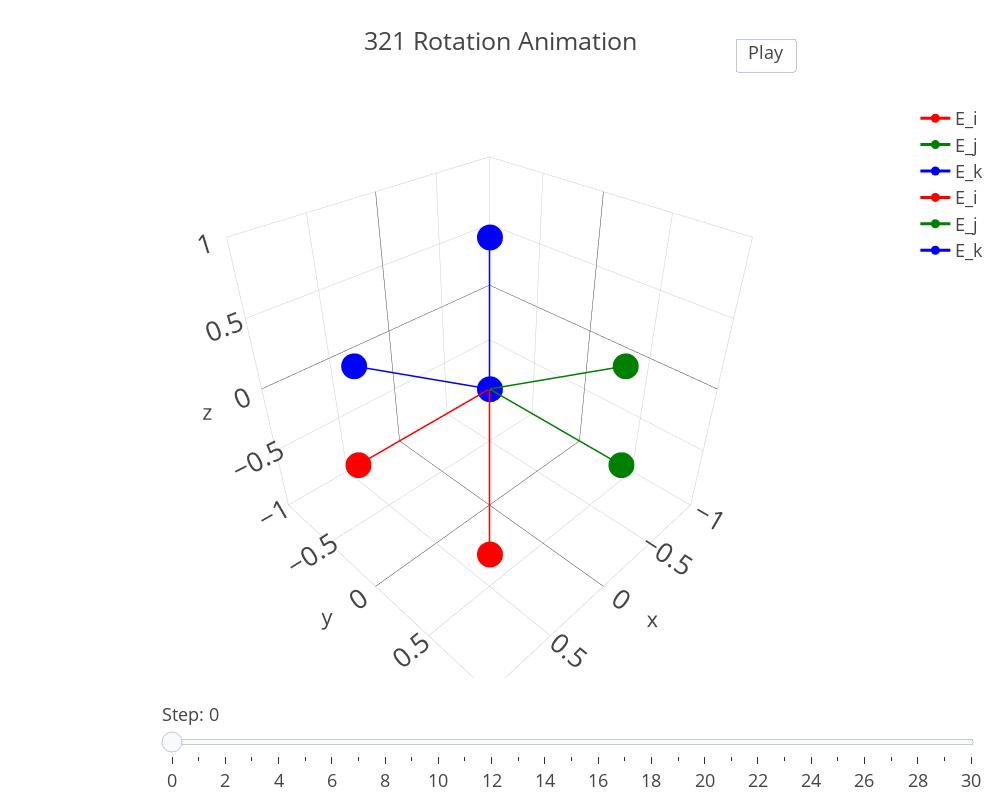

The notebook cell this image was saved under:
### Code cell
# Initialize the figure
fig = go.Figure()

# Initialize the identity matrix for the N-frame
N_frame = np.eye(3)

# Define a list of tuples containing the vector, its name, and its color for static and initial dynamic display
n_vectors = [(N_frame[:, i], f'N_{chr(105+i)}', color) for i, color in enumerate(['red', 'green', 'blue'])]

# Adding Static N-frame Vectors
for vec, name, color in n_vectors:
    fig.add_trace(go.Scatter3d(x=[0, vec[0]], y=[0, vec[1]], z=[0, vec[2]],
                               mode='lines+markers', name=name + " (static)",
                               marker=dict(color=color), line=dict(dash='dot', color=color)))

# Adding Initial Dynamic E-frame Vectors
for vec, name, color in n_vectors:
    fig.add_trace(go.Scatter3d(x=[0, vec[0]], y=[0, vec[1]], z=[0, vec[2]],
                               mode='lines+markers', name='E' + name[1:],  # Using 'E' prefix
                               marker=dict(color=color), line=dict(dash='solid', color=color)))  # Ensure solid line for dynamic traces

# Animation frames
frames = []
steps = 30
target_theta_x_deg, target_theta_y_deg, target_theta_z_deg = 45, 45, 45
steps_per_rotation = steps // 3

# Animation Frames: Only Update Dynamic E-frame Vectors
for frame in range(steps + 1):
    # Rotation logic here
    # Apply the rotation to the original N-frame basis vectors to get E-frame
    E_frame = np.dot(R, N_frame.T)
    
    # Prepare frame data for the current orientation of the E-frame
    frame_data = [go.Scatter3d(x=[0, E_frame[:, i][0]], y=[0, E_frame[:, i][1]], z=[0, E_frame[:, i][2]],
                               mode='lines+markers', name=f'E_{chr(105+i)}', 
                               marker=dict(color=['red', 'green', 'blue'][i]), line=dict(dash='solid', color=['red', 'green', 'blue'][i])) for i in range(3)]
    frames.append(go.Frame(data=frame_data, name=str(frame)))

# Apply frames to the figure
fig.frames = frames

# Add a slider and play button
fig.update_layout(updatemenus=[dict(type="buttons", 
                                    showactive=False, 
                                    y=1.05, x=0.8, 
                                    xanchor='left', 
                                    yanchor='bottom',
                                    buttons=[dict(label='Play',
                                                  method='animate',
                                                  args=[None, dict(frame=dict(duration=100, redraw=True), fromcurrent=True, mode='immediate')])])],
                  sliders=[dict(steps=[dict(method='animate', 
                                            args=[[f.name], dict(mode='immediate', frame=dict(duration=100, redraw=True), fromcurrent=True)], label=str(k)) for k, f in enumerate(fig.frames)], 
                                x=0.1, y=0, 
                                currentvalue=dict(visible=True, prefix='Step: '))])

# Set the layout
fig.update_layout(width=1000, 
                  height=800, 
                  template='presentation',
                  scene=dict(aspectmode='cube', 
                             xaxis=dict(range=[-1, 1], autorange=False),
                             yaxis=dict(range=[-1, 1], autorange=False), 
                             zaxis=dict(range=[-1, 1], autorange=False)),
                  title='321 Rotation Animation')

# Show the figure
iplot(fig)

### Figure 1 — Plotly figure (JSON) as saved in the notebook; plotly's stock layout.template omitted (floating-point values rounded to 4 significant figures)
{"data": [{"line": {"color": "red", "dash": "solid"}, "marker": {"color": "red"}, "mode": "lines+markers", "name": "E_i", "type": "scatter3d", "x": [0, 0.5], "y": [0, 0.5], "z": [0, -0.7071]}, {"line": {"color": "green", "dash": "solid"}, "marker": {"color": "green"}, "mode": "lines+markers", "name": "E_j", "type": "scatter3d", "x": [0, -0.1464], "y": [0, 0.8536], "z": [0, 0.5]}, {"line": {"color": "blue", "dash": "solid"}, "marker": {"color": "blue"}, "mode": "lines+markers", "name": "E_k", "type": "scatter3d", "x": [0, 0.8536], "y": [0, -0.1464], "z": [0, 0.5]}, {"line": {"color": "red", "dash": "solid"}, "marker": {"color": "red"}, "mode": "lines+markers", "name": "E_i", "type": "scatter3d", "x": [0, 1], "y": [0, 0], "z": [0, 0]}, {"line": {"color": "green", "dash": "solid"}, "marker": {"color": "green"}, "mode": "lines+markers", "name": "E_j", "type": "scatter3d", "x": [0, 0], "y": [0, 1], "z": [0, 0]}, {"line": {"color": "blue", "dash": "solid"}, "marker": {"color": "blue"}, "mode": "lines+markers", "name": "E_k", "type": "scatter3d", "x": [0, 0], "y": [0, 0], "z": [0, 1]}], "layout": {"height": 800, "scene": {"aspectmode": "cube", "aspectratio": {"x": 1, "y": 1, "z": 1}, "camera": {"center": {"x": 0, "y": 0, "z": 0}, "eye": {"x": 1.25, "y": 1.25, "z": 1.25}, "projection": {"type": "perspective"}, "up": {"x": 0, "y": 0, "z": 1}}, "xaxis": {"autorange": false, "range": [-1, 1], "type": "linear"}, "yaxis": {"autorange": false, "range": [-1, 1], "type": "linear"}, "zaxis": {"autorange": false, "range": [-1, 1], "type": "linear"}}, "sliders": [{"active": 0, "currentvalue": {"prefix": "Step: ", "visible": true}, "steps": [{"args": [["0"], {"frame": {"duration": 100, "redraw": true}, "fromcurrent": true, "mode": "immediate"}], "label": "0", "method": "animate"}, {"args": [["1"], {"frame": {"duration": 100, "redraw": true}, "fromcurrent": true, "mode": "immediate"}], "label": "1", "method": "animate"}, {"args": [["2"], {"frame": {"duration": 100, "redraw": true}, "fromcurrent": true, "mode": "immediate"}], "label": "2", "method": "animate"}, {"args": [["3"], {"frame": {"duration": 100, "redraw": true}, "fromcurrent": true, "mode": "immediate"}], "label": "3", "method": "animate"}, {"args": [["4"], {"frame": {"duration": 100, "redraw": true}, "fromcurrent": true, "mode": "immediate"}], "label": "4", "method": "animate"}, {"args": [["5"], {"frame": {"duration": 100, "redraw": true}, "fromcurrent": true, "mode": "immediate"}], "label": "5", "method": "animate"}, {"args": [["6"], {"frame": {"duration": 100, "redraw": true}, "fromcurrent": true, "mode": "immediate"}], "label": "6", "method": "animate"}, {"args": [["7"], {"frame": {"duration": 100, "redraw": true}, "fromcurrent": true, "mode": "immediate"}], "label": "7", "method": "animate"}, {"args": [["8"], {"frame": {"duration": 100, "redraw": true}, "fromcurrent": true, "mode": "immediate"}], "label": "8", "method": "animate"}, {"args": [["9"], {"frame": {"duration": 100, "redraw": true}, "fromcurrent": true, "mode": "immediate"}], "label": "9", "method": "animate"}, {"args": [["10"], {"frame": {"duration": 100, "redraw": true}, "fromcurrent": true, "mode": "immediate"}], "label": "10", "method": "animate"}, {"args": [["11"], {"frame": {"duration": 100, "redraw": true}, "fromcurrent": true, "mode": "immediate"}], "label": "11", "method": "animate"}, {"args": [["12"], {"frame": {"duration": 100, "redraw": true}, "fromcurrent": true, "mode": "immediate"}], "label": "12", "method": "animate"}, {"args": [["13"], {"frame": {"duration": 100, "redraw": true}, "fromcurrent": true, "mode": "immediate"}], "label": "13", "method": "animate"}, {"args": [["14"], {"frame": {"duration": 100, "redraw": true}, "fromcurrent": true, "mode": "immediate"}], "label": "14", "method": "animate"}, {"args": [["15"], {"frame": {"duration": 100, "redraw": true}, "fromcurrent": true, "mode": "immediate"}], "label": "15", "method": "animate"}, {"args": [["16"], {"frame": {"duration": 100, "redraw": true}, "fromcurrent": true, "mode": "immediate"}], "label": "16", "method": "animate"}, {"args": [["17"], {"frame": {"duration": 100, "redraw": true}, "fromcurrent": true, "mode": "immediate"}], "label": "17", "method": "animate"}, {"args": [["18"], {"frame": {"duration": 100, "redraw": true}, "fromcurrent": true, "mode": "immediate"}], "label": "18", "method": "animate"}, {"args": [["19"], {"frame": {"duration": 100, "redraw": true}, "fromcurrent": true, "mode": "immediate"}], "label": "19", "method": "animate"}, {"args": [["20"], {"frame": {"duration": 100, "redraw": true}, "fromcurrent": true, "mode": "immediate"}], "label": "20", "method": "animate"}, {"args": [["21"], {"frame": {"duration": 100, "redraw": true}, "fromcurrent": true, "mode": "immediate"}], "label": "21", "method": "animate"}, {"args": [["22"], {"frame": {"duration": 100, "redraw": true}, "fromcurrent": true, "mode": "immediate"}], "label": "22", "method": "animate"}, {"args": [["23"], {"frame": {"duration": 100, "redraw": true}, "fromcurrent": true, "mode": "immediate"}], "label": "23", "method": "animate"}, {"args": [["24"], {"frame": {"duration": 100, "redraw": true}, "fromcurrent": true, "mode": "immediate"}], "label": "24", "method": "animate"}, {"args": [["25"], {"frame": {"duration": 100, "redraw": true}, "fromcurrent": true, "mode": "immediate"}], "label": "25", "method": "animate"}, {"args": [["26"], {"frame": {"duration": 100, "redraw": true}, "fromcurrent": true, "mode": "immediate"}], "label": "26", "method": "animate"}, {"args": [["27"], {"frame": {"duration": 100, "redraw": true}, "fromcurrent": true, "mode": "immediate"}], "label": "27", "method": "animate"}, {"args": [["28"], {"frame": {"duration": 100, "redraw": true}, "fromcurrent": true, "mode": "immediate"}], "label": "28", "method": "animate"}, {"args": [["29"], {"frame": {"duration": 100, "redraw": true}, "fromcurrent": true, "mode": "immediate"}], "label": "29", "method": "animate"}, {"args": [["30"], {"frame": {"duration": 100, "redraw": true}, "fromcurrent": true, "mode": "immediate"}], "label": "30", "method": "animate"}], "x": 0.1, "y": 0}], "title": {"text": "321 Rotation Animation"}, "updatemenus": [{"active": 0, "buttons": [{"args": [null, {"frame": {"duration": 100, "redraw": true}, "fromcurrent": true, "mode": "immediate"}], "label": "Play", "method": "animate"}], "showactive": false, "type": "buttons", "x": 0.8, "xanchor": "left", "y": 1.05, "yanchor": "bottom"}], "width": 1000}}
